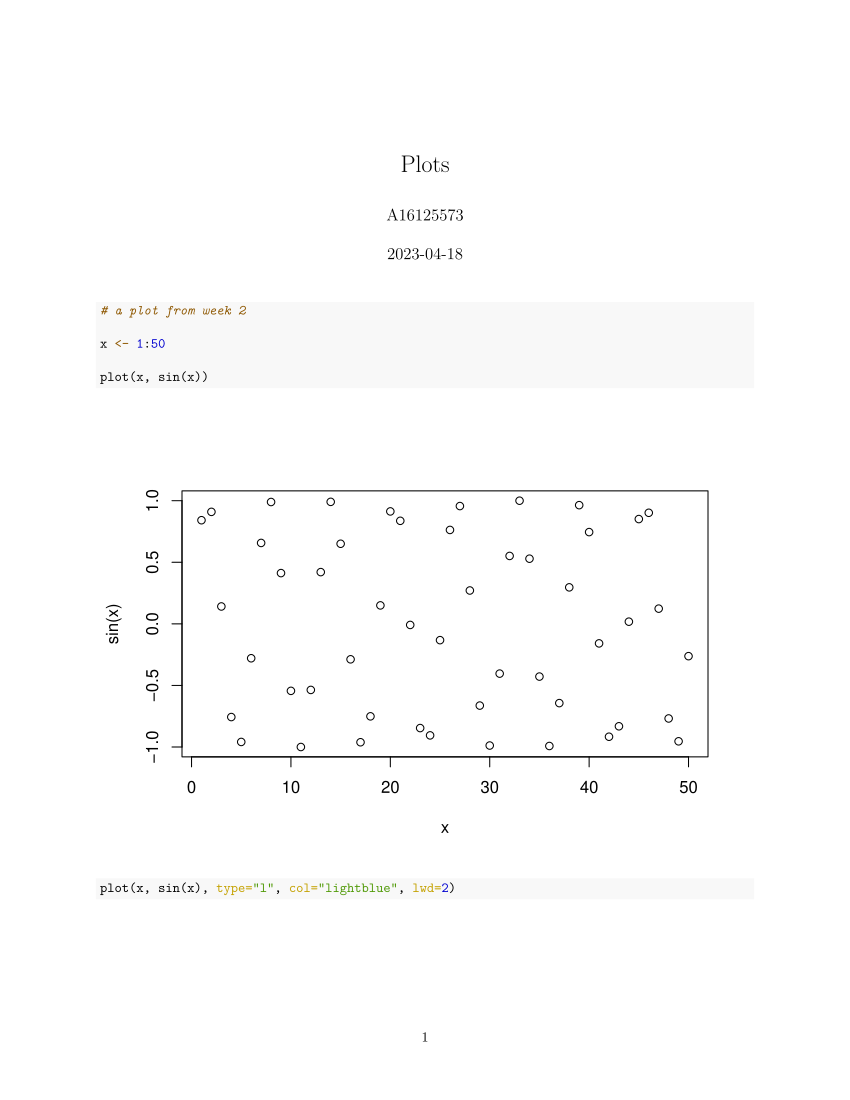

Here is the R script that generated this plot:
#' ---

#' title: "Plots"
#' author: "A16125573"

#' ---

# a plot from week 2

x <- 1:50

plot(x, sin(x))

plot(x, sin(x), type="l", col="lightblue", lwd=2)
